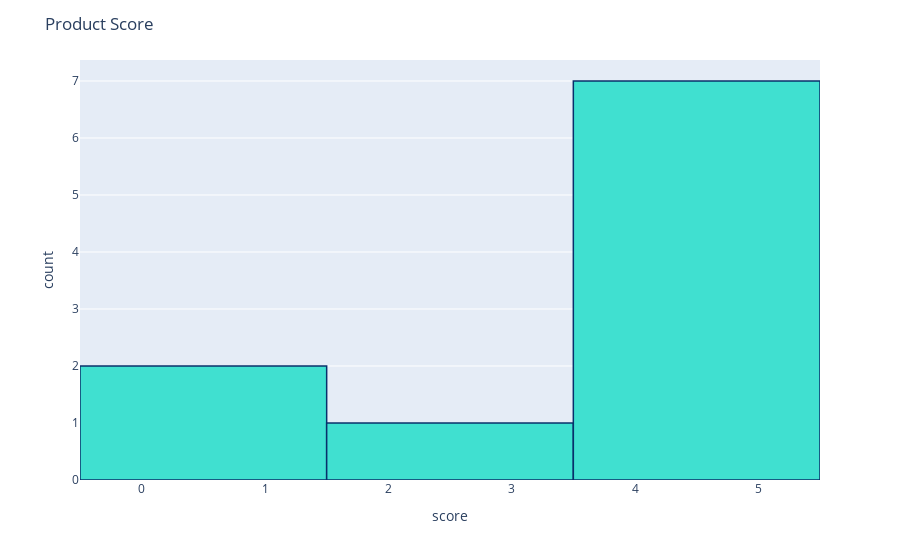

This figure's notebook cell:
### Code cell
#here goes the imports
import pandas as pd
import matplotlib.pyplot as plt
import seaborn as sns
color = sns.color_palette()
%matplotlib inline
import plotly.offline as py
py.init_notebook_mode(connected=True)
import plotly.graph_objs as go
import plotly.tools as tls
import plotly.express as px

#assigning variable 

df = pd.read_csv('review.csv')
df.head()

#plotting the scores
fig = px.histogram(df, x="score")
fig.update_traces(marker_color="turquoise",marker_line_color='rgb(8,48,107)',
                  marker_line_width=1.5)
fig.update_layout(title_text='Product Score')
fig.show()

### Figure 1 — Plotly figure (JSON) as saved in the notebook; plotly's stock layout.template omitted (floating-point values rounded to 4 significant figures)
{"data": [{"alignmentgroup": "True", "bingroup": "x", "hovertemplate": "score=%{x}<br>count=%{y}<extra></extra>", "legendgroup": "", "marker": {"color": "turquoise", "line": {"color": "rgb(8,48,107)", "width": 1.5}, "pattern": {"shape": ""}}, "name": "", "offsetgroup": "", "orientation": "v", "showlegend": false, "type": "histogram", "x": [5, 1, 4, 2, 5, 4, 5, 5, 1, 5], "xaxis": "x", "yaxis": "y"}], "layout": {"barmode": "relative", "legend": {"tracegroupgap": 0}, "margin": {"t": 60}, "title": {"text": "Product Score"}, "xaxis": {"anchor": "y", "domain": [0, 1], "title": {"text": "score"}}, "yaxis": {"anchor": "x", "domain": [0, 1], "title": {"text": "count"}}}}
